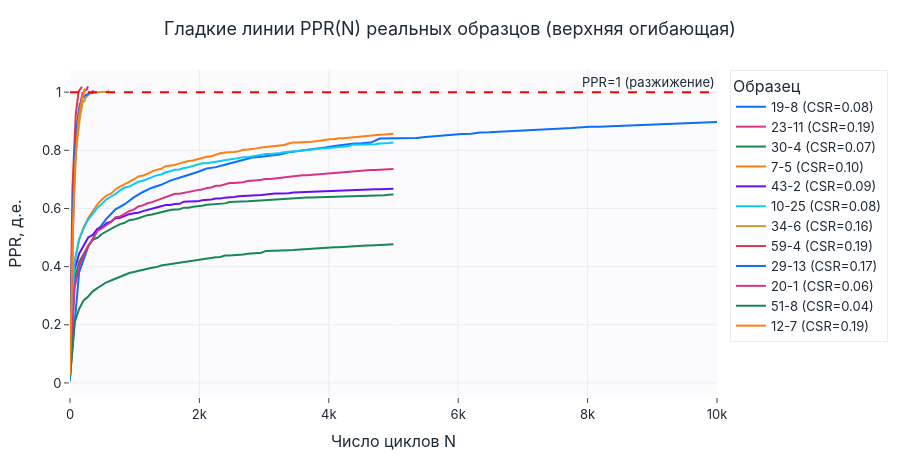

The notebook cell saved with this chart:
### Markdown cell above
## Шаг 11. Реальные гладкие линии PPR(N)

Несколько кривых порового давления после выделения верхней огибающей и монотонного
сглаживания — наглядная проверка, что в обучение пошли именно опытные данные (гладкая
линия по верхним точкам квазисинусоиды), а не синтетика.

### Code cell
import plotly.graph_objects as go
from liquefaction_ai.viz import save_figure

rng = np.random.default_rng(config.seed)
sample_idx = rng.choice(len(soil_df), size=min(12, len(soil_df)), replace=False)
fig = go.Figure()
for i in sample_idx:
    m = valid_mask[i] > 0
    fig.add_trace(go.Scatter(
        x=cycles[i][m], y=r_measured[i][m], mode="lines",
        name=f"{soil_df['laboratory_number'].iloc[i]} (CSR={load_df['CSR_base'].iloc[i]:.2f})",
        hovertemplate="N=%{x:.0f}, PPR=%{y:.2f}<extra></extra>"))
fig.add_hline(y=1.0, line_dash="dash", line_color="red",
              annotation_text="PPR=1 (разжижение)")
fig.update_layout(title="Гладкие линии PPR(N) реальных образцов (верхняя огибающая)",
                  xaxis_title="Число циклов N", yaxis_title="PPR, д.е.",
                  legend_title="Образец", height=460)
if SAVE_FIGS:
    save_figure(fig, "1_1_3_real_ppr_trajectories")
fig.show()
